Frame 1 (no input): blank canvas, image omitted
Frame 60 (no input): blank canvas, image omitted
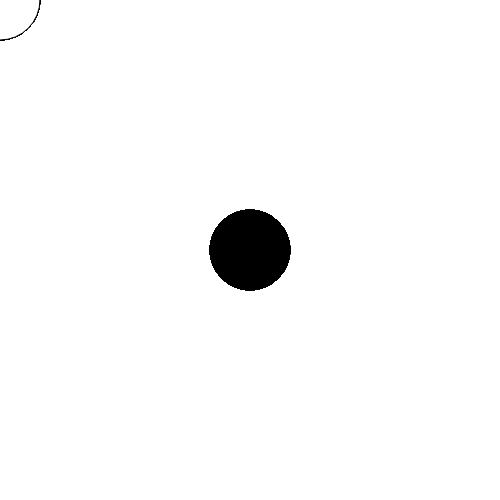
Frame 120 (the mouse pressed at the canvas centre since frame 60)

The p5.js sketch whose frames 1 and 60 were blank and that drew this single picture after the mouse press (run headless with seeded random() and noise() and a simulated clock; from frame 60 on, the mouse is pressed at the canvas centre):

// p5.js sketch
// ── sketch.js
/// <reference path="libraries/p5.global-mode.d.ts" />

function setup() {
    createCanvas(500, 500);

}

function draw() {
    if (mouseIsPressed){
        fill(0);
    } else {
        fill(255);


        
    }
    ellipse(mouseX, mouseY, 80, 80);
    
}
